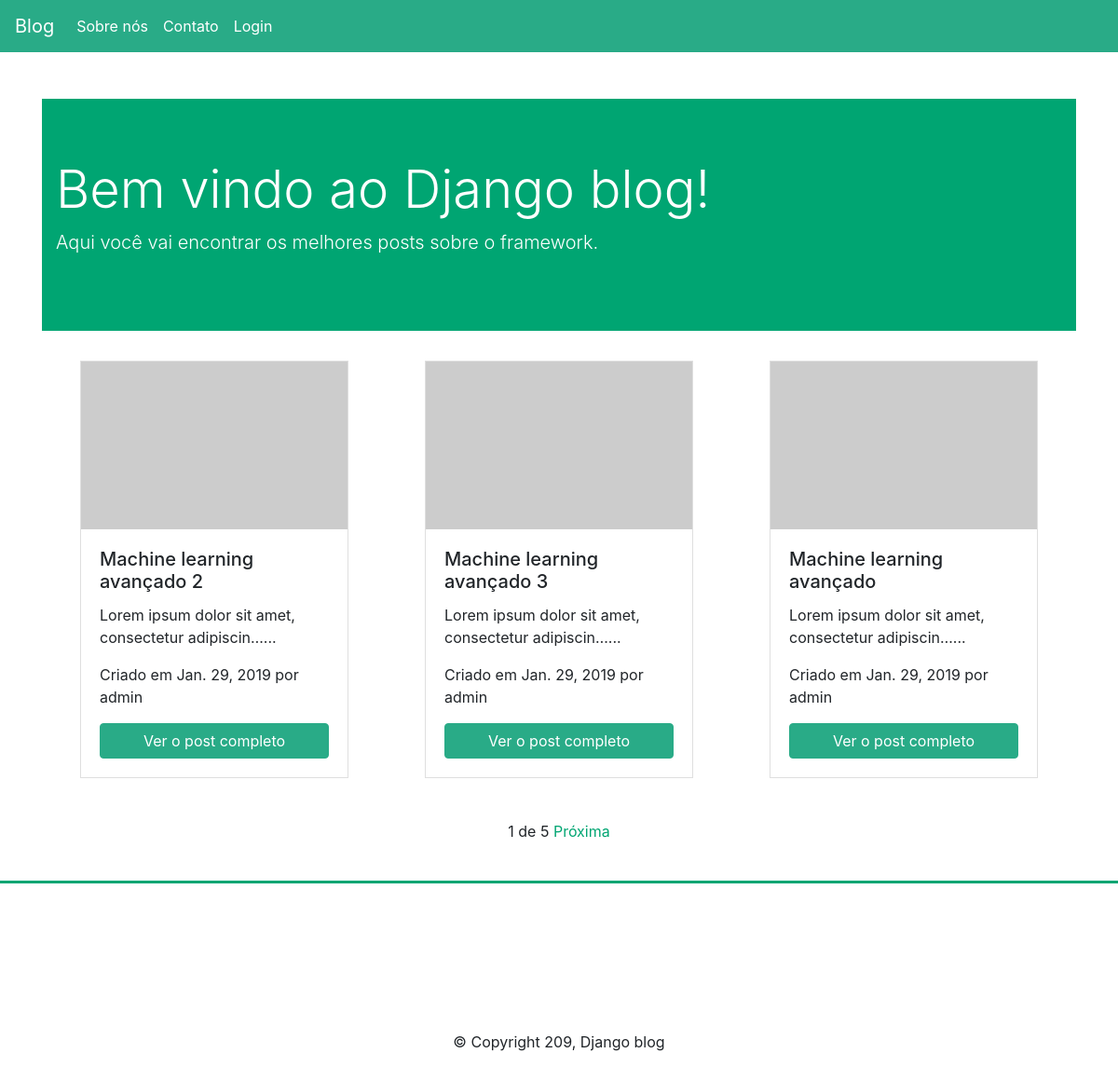
The page / on the database its author committed.
### blog/models.py (models this page shows, shortened)
class Post(models.Model):
	POST_STATUS = (
		('active', 'Ativo'),
		('draft', 'Rascunho')
	)
	title = models.CharField(max_length=200)
	slug = models.SlugField(max_length=200)
	body = models.TextField()
	author = models.ForeignKey(User, on_delete=models.CASCADE)
	created_at = models.DateField(auto_now_add=True)
	updated_at = models.DateField(auto_now=True)
	status = models.CharField(max_length=15, choices=POST_STATUS)

### blog/views.py (the view)
# urls.py: path('', views.post_list, name='post_list'),
def post_list(request):
	post_list = Post.objects.all().order_by('-created_at')
	paginator = Paginator(post_list, 3)
	page = request.GET.get('page')
	posts = paginator.get_page(page)
	return render(request, 'blog/post_list.html', {'posts':posts})

### blog/templates/blog/post_list.html (shortened to what this page needs)
{% extends 'blog/base.html' %}
{% block content %}
	<div class="container">
		<div class="jumbotron jumbotron-fluid">
		  <div class="container">
		    <h1 class="display-4">Bem vindo ao Django blog!</h1>
		    <p class="lead">Aqui você vai encontrar os melhores posts sobre o framework.</p>
		  </div>
		</div>
		<div class="row">
				{% for post in posts %}
		    <div class="col">
		      <div class="card" style="width: 18rem;">
		        <img class="card-img-top" src="https://via.placeholder.com/286x180" alt="Card image cap">
		        <div class="card-body">
		          <h5 class="card-title">{{ post.title }}</h5>
							<p class="card-text">{{ post.body|truncatechars:50 }}...</p>
							<p>Criado em {{ post.created_at }} por {{ post.author }}</p>
							<a href="{% url 'blog:post_detail' post.slug %}" class="btn btn-primary">Ver o post completo</a>
		        </div>
		      </div>
				</div>
				{% endfor %}
		</div>
		<div class="pagination">
			<span class="step-links">
					<span class="current">
							{{ posts.number }} de {{ posts.paginator.num_pages }}
					</span>
					{% if posts.has_next %}
							<a href="?page={{ posts.next_page_number }}">Próxima</a>
					{% endif %}
			</span>
		</div>
	</div>
{% endblock %}

### blog/templates/blog/base.html (shortened to what this page needs)
{% load static %}
<!DOCTYPE html>
<html lang="en">
<head>
    <link rel="stylesheet" href="https://maxcdn.bootstrapcdn.com/bootstrap/4.0.0/css/bootstrap.min.css">
    <link rel="stylesheet" href="{% static 'css/styles.css' %}">
</head>
<body>
	<nav class="navbar navbar-expand-lg navbar-light">
	  <a class="navbar-brand" href="{% url 'blog:post_list' %}">Blog</a>
	  <div class="collapse navbar-collapse" id="navbarNav">
	    <ul class="navbar-nav">
	      <li class="nav-item">
	        <a class="nav-link" href="{% url 'blog:about' %}">Sobre nós</a>
	      </li>
	      <li class="nav-item">
	        <a class="nav-link" href="{% url 'blog:contact' %}">Contato</a>
				</li>
				{% if user.is_authenticated %}
				<li class="nav-item">
						<a class="nav-link" href="{% url 'logout' %}">Sair</a>
				</li>
				{% else %}
				<li class="nav-item">
						<a class="nav-link" href="{% url 'login' %}">Login</a>
				</li>
				{% endif %}
	    </ul>
	  </div>
	</nav>
    <div class="row">
        {% block content %}
        {% endblock %}
		</div>
		<footer>
			<span class="copy">&copy; Copyright 209, Django blog</span>
		</footer>
</body>
</html>

### blog/static/css/styles.css (style rules this page uses)
.row { margin-left: 0; margin-right: 0; }
.col { padding-left: 0; padding-right: 0; }
.navbar { background-color: #29AB87; }
.navbar .navbar-brand { color: #FFF; }
.navbar .nav-item .nav-link { color: #FFF; transition: .5s; }
.card { margin: auto; border-radius: 0; }
.card-img-top { border-radius: 0; }
.card .btn-primary { background-color: #29AB87; border-color: #29AB87; }
.row .jumbotron { background-color: #00A572; color: #FFF; margin-top: 50px; }
.card .btn.btn-primary { margin: auto; display: block; }
.container .step-links { display: block; width: 200px; margin: 30px auto; height: 50px; position: relative; text-align: center; padding-top: 15px; }
body footer { height: 200px; position: relative; border-top: 3px solid #00A572; }
.step-links a { color: #00A572; transition: .5s; }
footer .copy { position: absolute; bottom: 15px; margin: auto; width: 100%; text-align: center; }

### rows shown on the page
Post: title "Machine learning avançado 2", body "Lorem ipsum dolor sit amet, consectetur adipiscin…", created_at "Jan. 29, 2019", author "admin"
Post: title "Machine learning avançado 3", body "Lorem ipsum dolor sit amet, consectetur adipiscin…", created_at "Jan. 29, 2019", author "admin"
Post: title "Machine learning avançado", body "Lorem ipsum dolor sit amet, consectetur adipiscin…", created_at "Jan. 29, 2019", author "admin"

### other values the page prints
{{ posts.number }} "1"
{{ posts.paginator.num_pages }} "5"
